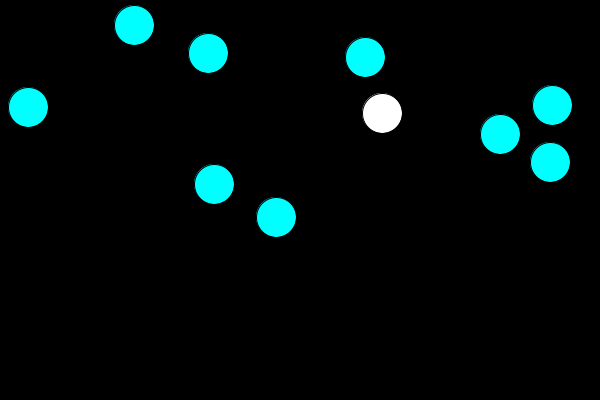
Frame 1 (no input)
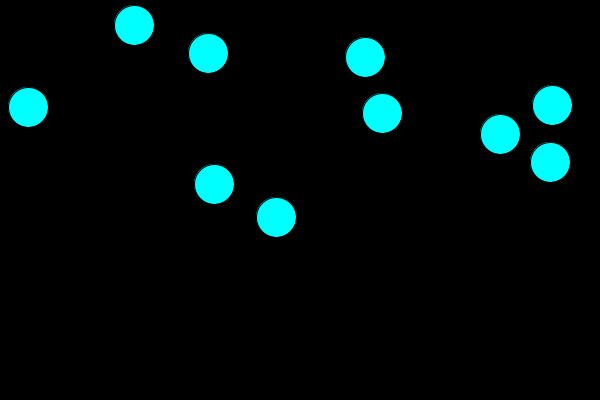
Frame 60 (the mouse pressed at the canvas centre just before this capture)
Frame 120 (the mouse held since frame 60 and released just before this capture): identical to frame 60, image omitted

The Processing sketch that drew these frames (run headless with seeded random() and noise(); from frame 60 on, the mouse is pressed at the canvas centre):

// Processing sketch: BallDriver
// ── BallDriver.pde
Ball[] balls;
int score;
color SAFE_COLOR = color(0, 255, 255);
color COLLISION_COLOR = color(255, 0, 255);

void setup() {
  size(600, 400);
  background(0);
  score = 0;

  balls = new Ball[10];
  setupBalls();
}//setup

void setupBalls() {
  for (int i=0; i<balls.length; i++) {
    balls[i] = new Ball();
  }//loop through array, creating new Ball objects
}//setupBalls

void draw() {
  background(0);
    for (int i=0; i<balls.length; i++) {
    balls[i].display();
  balls[i].move();
    }//for

  
}//draw

void keyPressed() {
  if (key == ' ') {
    for (int i=0; i<balls.length; i++) {
    balls[i].reset();
    }
  }//reset
  else if (key == CODED) {
    if (keyCode == UP) {
          for (int i=0; i<balls.length; i++) {
      balls[i].changeSpeed(0, -1);
          }//for
    }//up
    
    else if (keyCode == DOWN) {
          for (int i=0; i<balls.length; i++) {

      balls[i].changeSpeed(0, 1);
            }//for

    }//down
    else if (keyCode == LEFT) {
          for (int i=0; i<balls.length; i++) {

      balls[i].changeSpeed(-1, 0);
            }//for

    }//left
    else if (keyCode == RIGHT) {
          for (int i=0; i<balls.length; i++) {

      balls[i].changeSpeed(1, 0);
          }//for
    }//right
  }//non ASCII keys
}

void mousePressed() {
      for (int i=0; i<balls.length; i++) {
  if ( balls[i].onBall(mouseX, mouseY) ) {
    score+= balls[i].getScoreValue();
    balls[i].reset();
    println(score);
  }//for
  }//hit
}//mousePressed

// ── Ball.pde
class Ball {

  int cx, cy;
  int xvelocity, yvelocity;
  int radius;
  color c;

  //constructor
  Ball() {
    radius = 20;
    c = SAFE_COLOR;
    reset();
  }//default constructor

  void reset() {
    xvelocity = 0;
    yvelocity = 0;
    cx = int(random(radius, width-radius));
    cy = int(random(radius, height-radius));
  }//resetBall

  void display() {
    circle(cx, cy, radius * 2);
  }//display

  void move() {
    fill(c);
    if (cx <= radius || cx >= (width - 1 - radius)) {
      xvelocity*= -1;
    }//x bounce
    if (cy <= radius || cy >= (height - 1 - radius)) {
      yvelocity*= -1;
    }//x bounce
    cx+= xvelocity;
    cy+= yvelocity;
  }//moveBall
  
  void changeSpeed(int x, int y) {
    xvelocity+= x;
    yvelocity+= y;
  }//changeSpeed

  boolean onBall(int x, int y) {
    float d = dist(x, y, cx, cy);
    return d <= radius;
  }//onBall
  
  int getScoreValue() {
    int score = abs(xvelocity) + abs(yvelocity); 
    return score;
  }//getScoreValue
  
}//Ball
